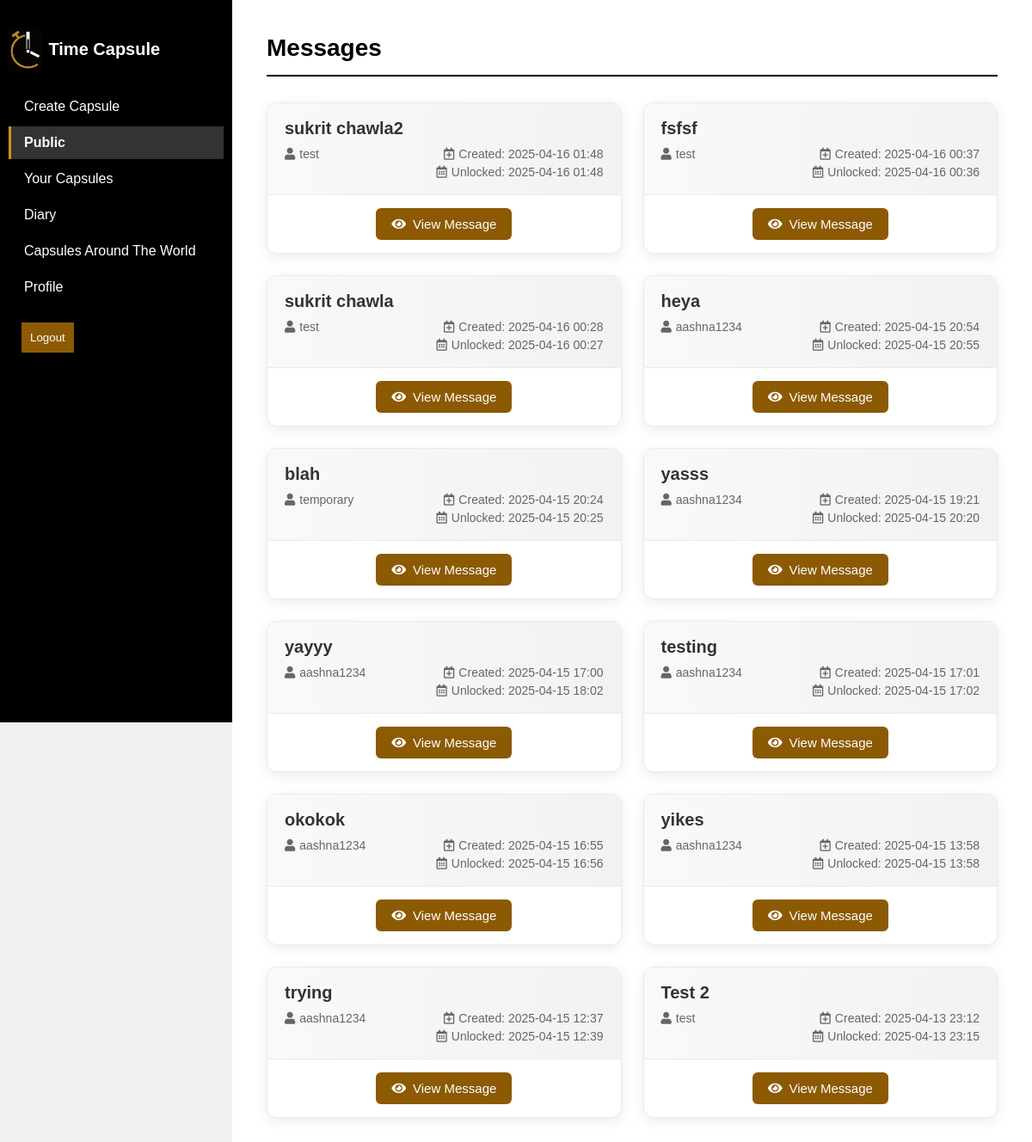
Page /public/ (signed in) on the earlier database version.
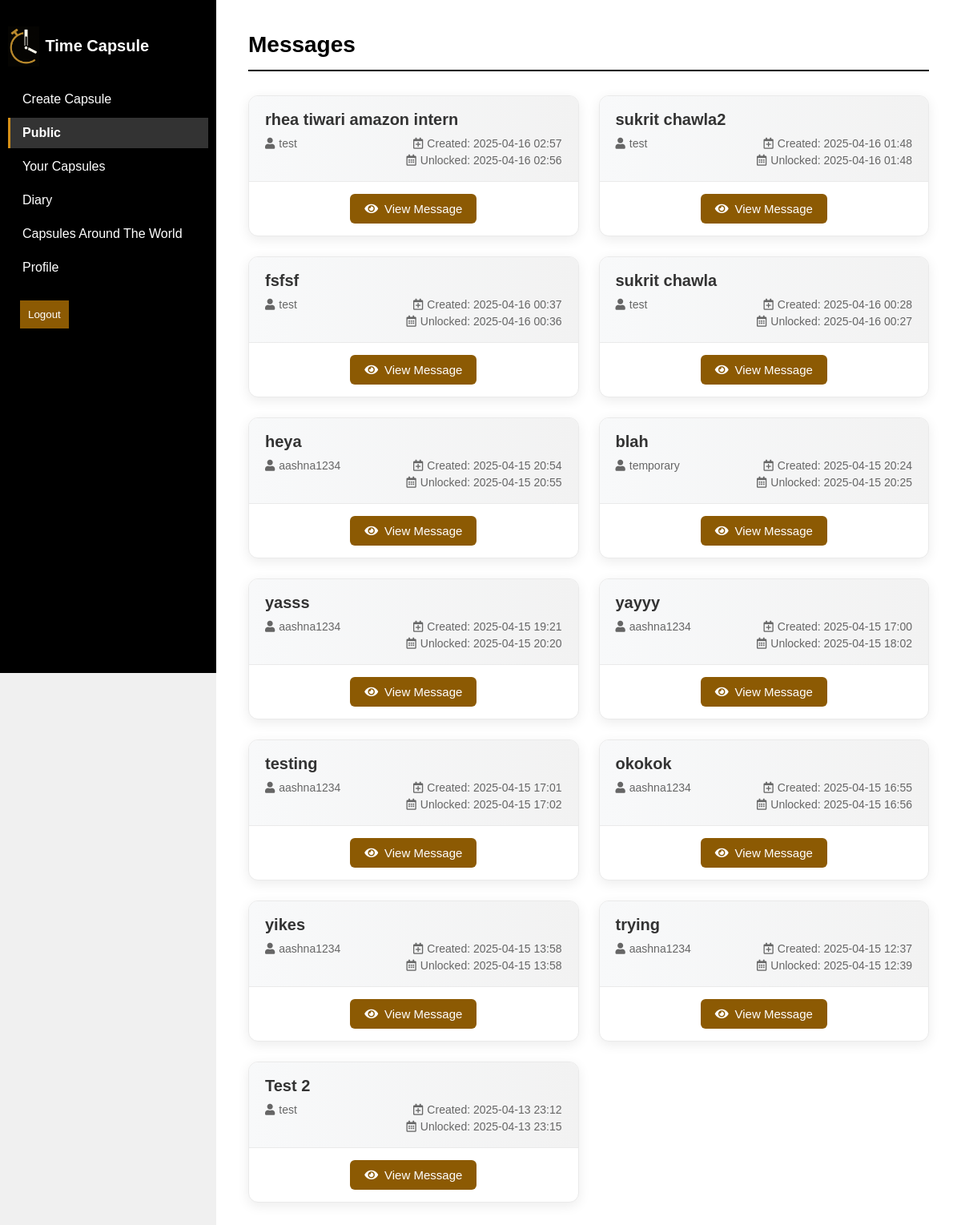
Same page on the later database version.
### core/models.py (models this page shows, shortened)
class Message(models.Model):
    VISIBILITY_CHOICES = [('public', 'Public'), ('private', 'Private')]
    user = models.ForeignKey(User, on_delete=models.CASCADE)
    heading = models.CharField(max_length=255)
    content = models.TextField(blank=True)
    created_at = models.DateTimeField(auto_now_add=True)
    unlock_datetime = models.DateTimeField()
    visibility = models.CharField(max_length=10, choices=VISIBILITY_CHOICES, default='private')
    latitude = models.FloatField(null=True, blank=True)
    longitude = models.FloatField(null=True, blank=True)
    file = models.FileField(upload_to='files/', blank=True, null=True)
    image = models.ImageField(upload_to='images/', blank=True, null=True)
    video = models.FileField(upload_to='videos/', blank=True, null=True)
    mood = models.CharField(max_length=50, blank=True)  # For sentiment filter
    is_nsfw = models.BooleanField(default=False)
    is_malicious = models.BooleanField(default=False)

### core/views.py (the view)
# urls.py: path('public/', views.public_messages, name='public'),
@login_required
def public_messages(request):
    messages = Message.objects.filter(visibility='public', unlock_datetime__lte=timezone.now()).order_by('-unlock_datetime')
    return render(request, 'core/public.html', {'messages': messages})

### core/templates/core/public.html (shortened to what this page needs)
{% extends 'core/base.html' %}
{% block content %}
<link rel="stylesheet" href="https://cdnjs.cloudflare.com/ajax/libs/font-awesome/5.15.4/css/all.min.css">
<div class="messages-container">
  <div class="messages-header">
    <h2 class="main-heading">Messages</h2>
  </div>
  {% if messages %}
    <div class="message-grid">
      {% for msg in messages %}
        <div class="message-card">
          <div class="message-header">
            <h3>{{ msg.heading }}</h3>
            <div class="message-meta">
              <span class="author"><i class="fas fa-user"></i> {{ msg.user.username }}</span>
              <div class="time-info">
                <span class="date"><i class="far fa-calendar-plus"></i> Created: {{ msg.created_at|date:"Y-m-d H:i" }}</span>
                <span class="date"><i class="far fa-calendar-alt"></i> Unlocked: {{ msg.unlock_datetime|date:"Y-m-d H:i" }}</span>
              </div>
            </div>
          </div>
          <div class="message-footer">
            <button class="view-message-btn" onclick="openMessagePopup('{{ msg.id }}')">
              <i class="fas fa-eye"></i> View Message
            </button>
          </div>
        </div>
      {% endfor %}
    </div>
  {% else %}
    <div class="no-messages">
      <i class="far fa-comment-alt empty-icon"></i>
      <p>No public messages available yet. Check back later!</p>
    </div>
  {% endif %}
</div>
{% endblock %}

### core/templates/core/base.html (shortened to what this page needs)
{% load static %}
<!DOCTYPE html>
<html lang="en">
<head>
  <link rel="stylesheet" href="{% static 'core/styles.css' %}">
  <link rel="stylesheet" href="https://unpkg.com/leaflet/dist/leaflet.css" />
</head>
<body>
  <header>
    <h1>
      <a href="{% url 'main' %}">
        <img src="{% static 'core/time_capsule_logo.png' %}" style="height: 50px; vertical-align: middle; margin-right: 2px;">
        Time Capsule
      </a>
    </h1>
    {% if user.is_authenticated %}
      <nav>
        <a href="{% url 'create' %}" {% if request.resolver_match.url_name == 'create' %}class="active"{% endif %}>Create Capsule</a>
        <a href="{% url 'public' %}" {% if request.resolver_match.url_name == 'public' %}class="active"{% endif %}>Public</a>
        <a href="{% url 'your_capsules' %}" {% if request.resolver_match.url_name == 'your_capsules' %}class="active"{% endif %}>Your Capsules</a>
        <a href="{% url 'diary' %}">Diary</a>
        <a href="{% url 'public_map' %}" {% if request.resolver_match.url_name == 'public_map' %}class="active"{% endif %}>Capsules Around The World</a>
        <a href="{% url 'profile' %}" {% if request.resolver_match.url_name == 'profile' %}class="active"{% endif %}>Profile</a>
        <form method="POST" action="{% url 'logout' %}" style="display:inline;">
          <button type="submit">Logout</button>
        </form>
      </nav>
    {% else %}
      <nav>
        <a href="{% url 'login' %}" {% if request.resolver_match.url_name == 'login' %}class="active"{% endif %}>Login</a>
        <a href="{% url 'register' %}" {% if request.resolver_match.url_name == 'register' %}class="active"{% endif %}>Signup</a>
      </nav>
    {% endif %}
  </header>
  <main>
    {% block content %}{% endblock %}
  </main>
</body>
</html>

### core/static/core/styles.css (style rules this page uses)
body { font-family: Arial; margin: 0; background-color: #f0f0f0; display: flex; min-height: 100vh; }
header { background-color: #000000; color: white; padding: 20px 10px; width: 250px; height: 100vh; position: fixed; top: 0; left: 0; display: flex; flex-direction: column; }
header h1 { font-size: 20px; margin-bottom: 20px; }
header h1 a { color: white; text-decoration: none; }
header nav { display: flex; flex-direction: column; }
header nav a { padding: 10px 15px; margin: 2px 0; color: white; text-decoration: none; }
header form { margin-top: 10px; }
header form button { margin: 10px 15px 0; padding: 10px; background-color: #8c5a03; color: white; border: none; cursor: pointer; text-align: left; }
main { margin-left: 270px; padding: 20px; background: white; width: 100%; }
form { display: flex; flex-direction: column; margin-top: 10px; }

### core/templates/core/base.html (style rules this page uses)
header nav a.active { background-color: #333333; border-left: 3px solid #d48f17; font-weight: bold; }
header nav a { border-left: 3px solid transparent; }

### core/templates/core/public.html (style rules this page uses)
.messages-container { max-width: 1200px; margin: 0 auto; padding: 20px; }
.messages-header { margin-bottom: 30px; border-bottom: 2px solid #000000; padding-bottom: 15px; display: flex; justify-content: space-between; align-items: center; }
.messages-header h2 { font-size: 28px; color: #000000 !important; margin: 0; font-weight: 600; }
.message-grid { display: grid; grid-template-columns: repeat(auto-fill, minmax(350px, 1fr)); gap: 25px; }
.message-card { border-radius: 12px; box-shadow: 0 4px 15px rgba(0, 0, 0, 0.08); overflow: hidden; transition: transform 0.3s, box-shadow 0.3s; background: white; border: 1px solid #eaeaea; }
.message-header { padding: 18px 20px; background: linear-gradient(to right, #f8f9fa, #f2f2f2); border-bottom: 1px solid #eaeaea; }
.message-header h3 { margin: 0 0 10px 0; font-size: 20px; color: #333 !important; font-weight: 600; }
.message-meta { display: flex; justify-content: space-between; font-size: 14px; color: #666; align-items: flex-start; }
.message-meta .author { display: flex; align-items: center; gap: 5px; }
.time-info { display: flex; flex-direction: column; align-items: flex-end; gap: 5px; }
.time-info .date { display: flex; align-items: center; gap: 5px; justify-content: flex-end; }
.message-footer { padding: 15px 20px; display: flex; justify-content: center; }
.view-message-btn { display: inline-flex; align-items: center; gap: 8px; padding: 10px 18px; background: #8c5a03; color: white; border: none; border-radius: 6px; font-size: 15px; cursor: pointer; transition: all 0.2s; font-weight: 500; }

Differences in the rows shown:
added Message: heading "rhea tiwari amazon intern", user.username "test", created_at "2025-04-16 02:57", unlock_datetime "2025-04-16 02:56"
